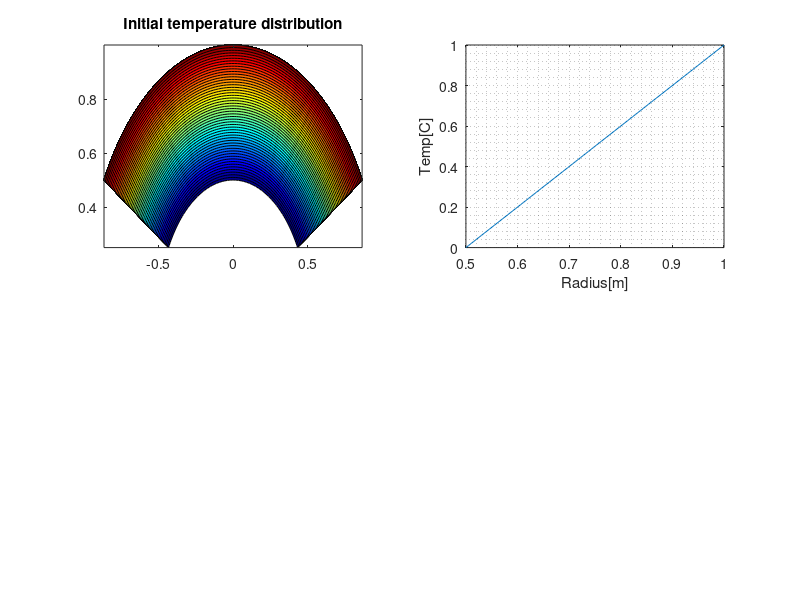

Write MATLAB code to recreate this figure. (Note: this script raises an error after producing the figure.)
clear all
close all;
%% problem parameters
nx=101;
n=nx-1;
rmin=0.5;
rmax=1;
Qmin=pi/6;
Qmax=5*pi/6;
r=linspace(rmin,rmax,n);
Q=linspace(Qmin,Qmax,n);
dr=r(2)-r(1);% calculation of generally dr
dQ=Q(2)-Q(1);% calculation of generally dQ
[Q,r]=meshgrid(Q(1:n),r(1:n));
[Qf,rf] = pol2cart(Q,r);

%% calc jacobain matrix with syms diff for build D_F function.
%[F_syms,DF_T_ij_syms,DF_T_iplus1j_syms,DF_T_iminus1j_syms,DF_T_ijplus1_syms,DF_T_ijminus1_syms,r_syms,Q_syms] = jacobi_syms_new(dr,dQ)

%% init parameters
A=sparse(n*n,n*n); % sparse Jacobian matrix init
r=reshape(r,n^2,1);
Q=reshape(Q,n^2,1);
Tn=linspace(0,1,n);% inital grid temp
Tn=repmat(Tn',n,1);
Tn=reshape(Tn,n^2,1);
F_T=0.*Tn;
DF_T_ij=0.*Tn;
DF_T_iplus1j=0.*Tn;
DF_T_iminus1j=0.*Tn;
DF_T_ijplus1=0.*Tn;
DF_T_ijminus1=0.*Tn;
dTn=0.*Tn;
norm=1;
i=0;
dTn_old=dTn;

%% plot inital temp distribution
Tn=reshape(Tn,n,n);
r=reshape(r,n,n);
subplot(2,2,1)
contourf(Qf,rf,Tn(:,:),50);
caxis([0,1])
colormap jet
title('Initial temperature distribution')
subplot(2,2,2)
plot(r(:,1),Tn(:,1));grid minor;xlabel('Radius[m]');ylabel('Temp[C]');
r=reshape(r,n^2,1);
Tn=reshape(Tn,n^2,1);

%% Iteration loop
while norm>1*10^-6
    
    T_old=Tn; %save Temp grid n-1
      
    %calc of jacobian matrix
    [F_T,DF_T_ij,DF_T_iplus1j,DF_T_iminus1j,DF_T_ijplus1,DF_T_ijminus1] = D_F(Tn,n,r,Q,dr,dQ);    
    %  create A matrix
    A=CreateMat(A,n ,DF_T_ij,DF_T_ijminus1,DF_T_ijplus1,DF_T_iminus1j,DF_T_iplus1j);
    %   create RHS
    RHS=CreateRHS(n,Tn,F_T);   
    % Normalize A,RHS
    [ A,RHS ] = Normalizing( A,RHS);
    % Solve Ax=b
    dTn=mldivide(A,-RHS);
    Tn=dTn+Tn;
    %   checking the convergence
    e=Tn'-T_old';
    ind= find (abs(e)== max(abs(e)));
    norm=abs(e(ind))/abs(Tn(ind)')
end
%% plot final temp distribution 
subplot(2,2,3)
Tn=reshape(Tn,n,n);
r=reshape(r,n,n);
Q=reshape(Q,n,n);
contourf(Qf,rf,Tn,40,'Linestyle','None');
title('final temperature distribution')
subplot(2,2,4)
plot(r(:,50),Tn(:,50));grid minor;xlabel('Radius[m]');ylabel('Temp[C]');

